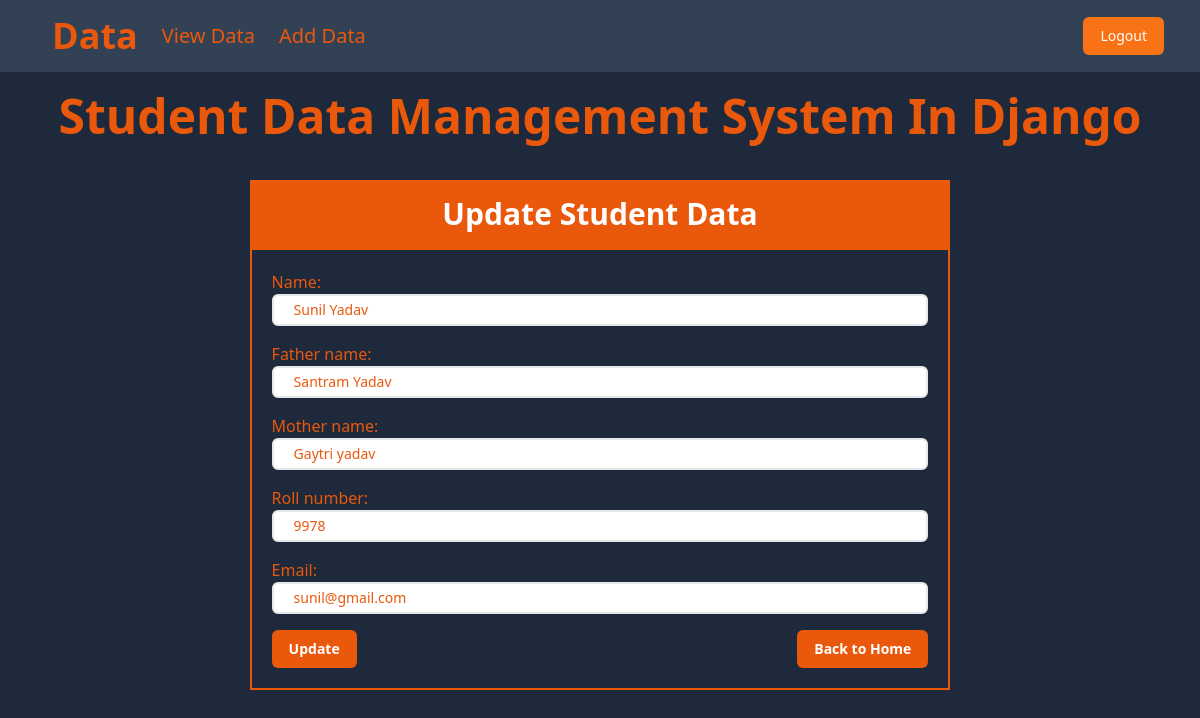
Page /update_Data/5/ (signed in) on the committed database.
### data/models.py (models this page shows, shortened)
class Student_Data_Model(models.Model):
    name = models.CharField(max_length=50)
    father_name =models.CharField(max_length=60)
    mother_name =models.CharField(max_length=60)
    roll_number = models.IntegerField()
    email = models.EmailField(max_length=254)
    created_at = models.DateTimeField(auto_now_add=True)

### data/views.py (the view)
# urls.py: path('update_Data/<int:id>/',views.edit_Student_Data,name='Update_data'),
@login_required
def edit_Student_Data(request,id):
    if request.method == 'POST':
        get_Data_Model = Student_Data_Model.objects.get(pk = id)
        edit_forms = Add_Data_Form(request.POST,instance=get_Data_Model)
        if edit_forms.is_valid():
            edit_forms.save()
            return redirect('Show_data')
    else:
        get_Data_Model = Student_Data_Model.objects.get(pk = id)
        edit_forms = Add_Data_Form(instance=get_Data_Model)
    return render(request,'update_Details.html',{'edit_forms':edit_forms})

### data/templates/update_Details.html (shortened to what this page needs)
{% extends "layout.html" %}
{% block content %}
<h1 class="text-center text-4xl md:text-5xl font-bold p-5 text-orange-600">
    Student Data Management System In Django
  </h1>
  <div class="flex items-center justify-center px-4">
    <div class="py-5 w-full md:w-3/5">
      <h1 class="text-center text-2xl md:text-3xl font-bold p-4 bg-orange-600 text-white">
        Update Student Data
      </h1>
      <form action="" method="POST" class="border-2 border-orange-600 text-orange-600 p-5">
        <div class="space-y-4">
          {{edit_forms}}
        </div>
        <div class="pt-4 flex flex-col sm:flex-row items-center sm:justify-between">
          <button
            type="submit"
            class="px-4 py-2 mb-3 sm:mb-0 sm:mr-3 border border-transparent text-sm font-bold rounded-md text-white bg-orange-600 hover:bg-orange-700 focus:outline-none focus:ring-2"
          >
            Update
          </button>
          <a
            href="{% url 'Show_data' %}"
            class="px-4 py-2 border border-transparent text-sm font-bold rounded-md text-white bg-orange-600 hover:bg-orange-700 focus:outline-none focus:ring-2"
          >
            Back to Home
          </a>
        </div>
      </form>
    </div>
  </div>
{% endblock content %}

### rows in the picture
Student_Data_Model: name "Sunil Yadav", father_name "Santram Yadav", mother_name "Gaytri yadav", roll_number "9978", email "sunil@gmail.com"
